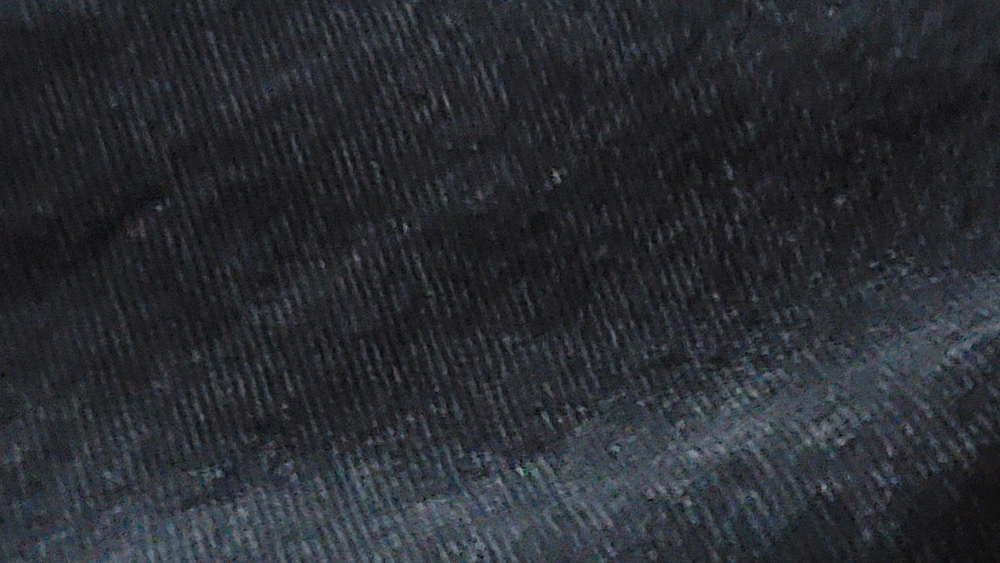
#> input picture photos/fabric/dark-knit-jersey.jpg, 4000 x 2252 px, found by its file name (shown at 1/4 size); its folder holds 5 pictures in this run
$ python tex_56.py
#> lines starting #> are read from the running program, lines starting #| are printed output that depends on the picture
"""Textures for queue item 56 (photos/fabric/, all stored sideways -> turned upright first).
  fb_knit / fb_fleece / fb_velour / fb_denim / fb_cotton.png  seamless tiles cut from the photos, lighting flattened
  fb_pocket.png        the cargo-pocket flap with its snap button, cut from the denim photo (decal)
  fb_plaid_red.png     black / grey / white / red flannel: a tileable sett rebuilt with the photo's colours,
  fb_plaid_navy.png    navy / tan flannel, the same way; both carry the photo's own twill fuzz on top
"""
import os, numpy as np, cv2
from PIL import Image
OUT = "assets/textures"
def load(n): return cv2.cvtColor(np.asarray(Image.open("photos/fabric/" + n).convert("RGB").transpose(Image.ROTATE_270)), cv2.COLOR_RGB2BGR)
#> called with n = 'dark-knit-jersey.jpg'
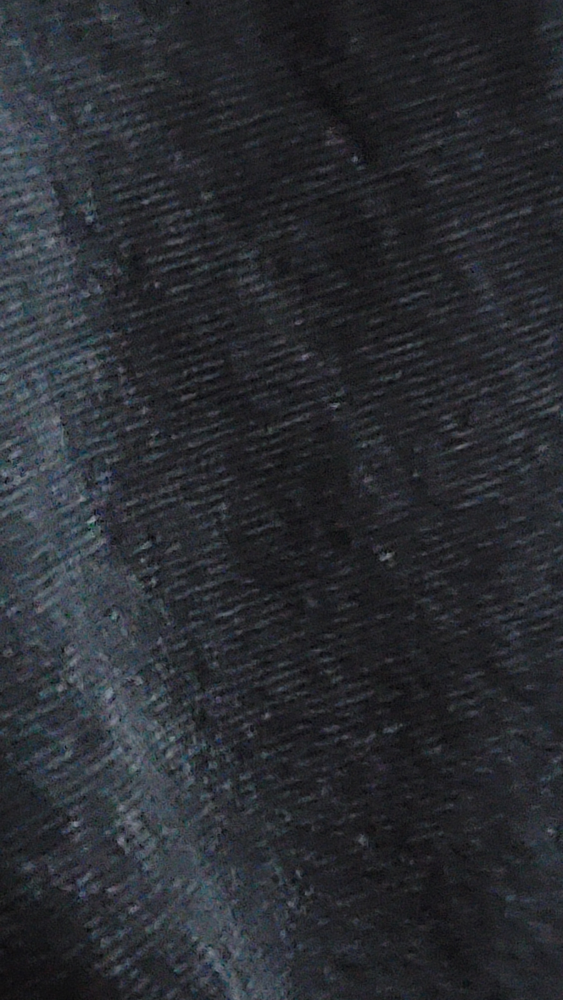
#> returned value: shape (4000, 2252, 3) (shown at 1/4 size); mean B, G, R 49.5, 44.3, 41.7
def crop(im, b): H, W = im.shape[:2]; return im[int(b[1] * H):int(b[3] * H), int(b[0] * W):int(b[2] * W)]
#> called with b = (0.05, 0.35, 0.95, 0.85)
#> after `H, W = im.shape[:2]`: H = 4000; W = 2252
def seamless(p, size, gain=1.0, lift=0):
#> called with size = (512, 512), gain = 1.3, lift = 14
    p = cv2.resize(p, size, interpolation=cv2.INTER_AREA).astype(np.float32); w, h = size
#> after `p = cv2.resize(p, size, interpolation=cv2.INTER_AREA).astype(np.float3`:
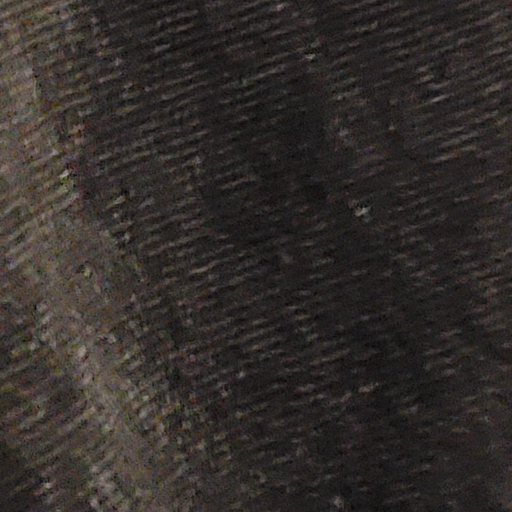
#> p: shape (512, 512, 3) float32; mean of channels 0, 1, 2 50.9, 45.6, 43; drawn as R, G, B
#> after `w, h = size`: w = 512; h = 512
    r = np.roll(np.roll(p, h // 2, 0), w // 2, 1)
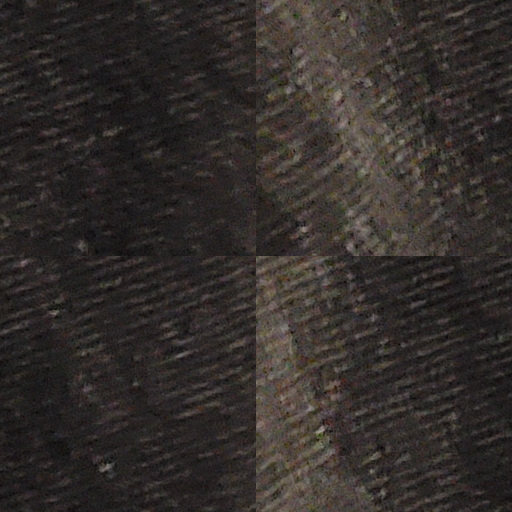
#> r: shape (512, 512, 3) float32; mean of channels 0, 1, 2 50.9, 45.6, 43; drawn as R, G, B
    wx = np.minimum(np.minimum(np.arange(w), w - 1 - np.arange(w)) / (w / 2), 1); wy = np.minimum(np.minimum(np.arange(h), h - 1 - np.arange(h)) / (h / 2), 1)
#> after `wx = np.minimum(np.minimum(np.arange(w), w - 1 - np.arange(w)) / (w / `: wx = 512 values, max 0.996 at index 255, min 0 at index 0, mean 0.498
#> after `wy = np.minimum(np.minimum(np.arange(h), h - 1 - np.arange(h)) / (h / `: wy has the same summary as wx
    m = np.minimum(wy[:, None], wx[None, :])[:, :, None] ** 0.6
    out = p * m + r * (1 - m)
    low = cv2.GaussianBlur(out, (0, 0), w / 24); out = (out - low) * gain + low.mean((0, 1)) + lift
    return out.clip(0, 255).astype(np.uint8)
#> returned value: shape (512, 512, 3)
def save(n, a): cv2.imwrite(os.path.join(OUT, n), a); print("wrote", n)
#> called with n = 'fb_knit.png'
#| wrote fb_knit.png
# plain fabrics: crops avoid the folds' deepest shadows; the photos are dim, so the mean is lifted a little
save("fb_knit.png", seamless(crop(load("dark-knit-jersey.jpg"), (0.05, 0.35, 0.95, 0.85)), (512, 512), 1.3, 14))
save("fb_fleece.png", seamless(crop(load("black-fleece.jpg"), (0.05, 0.3, 0.9, 0.9)), (512, 512), 1.2, 12))
#> call 2 of load, with n = 'black-fleece.jpg'
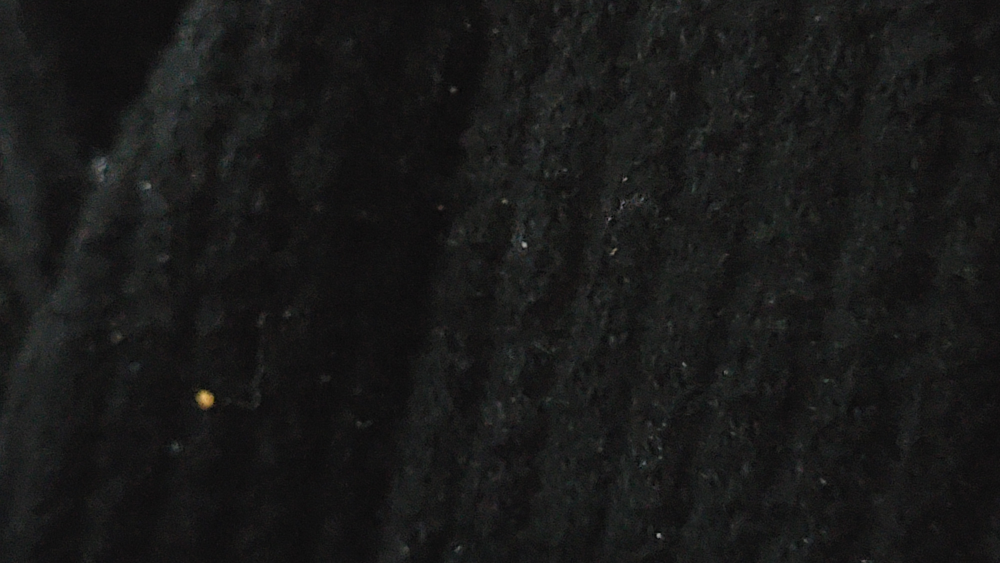
#> input picture photos/fabric/black-fleece.jpg, 4000 x 2252 px, found by its file name (shown at 1/4 size)
#| wrote fb_fleece.png
save("fb_velour.png", seamless(crop(load("black-velour.jpg"), (0.2, 0.2, 0.8, 0.8)), (512, 512), 1.2, 12))
#> call 3 of load, with n = 'black-velour.jpg'
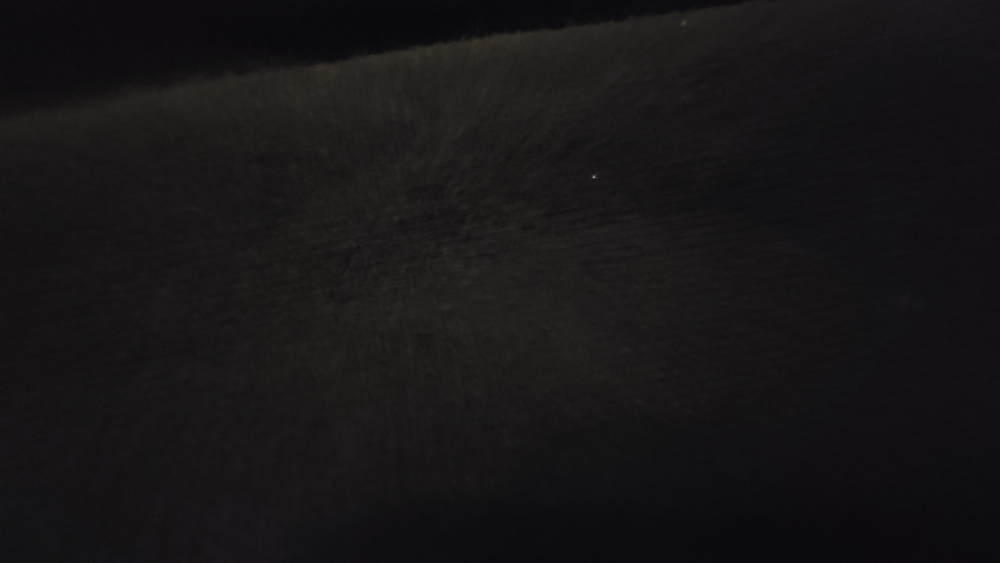
#> input picture photos/fabric/black-velour.jpg, 4000 x 2252 px, found by its file name (shown at 1/4 size)
#| wrote fb_velour.png
save("fb_denim.png", seamless(crop(load("dark-denim.jpg"), (0.1, 0.45, 0.95, 0.95)), (512, 512), 1.3, 16))
#> call 4 of load, with n = 'dark-denim.jpg'
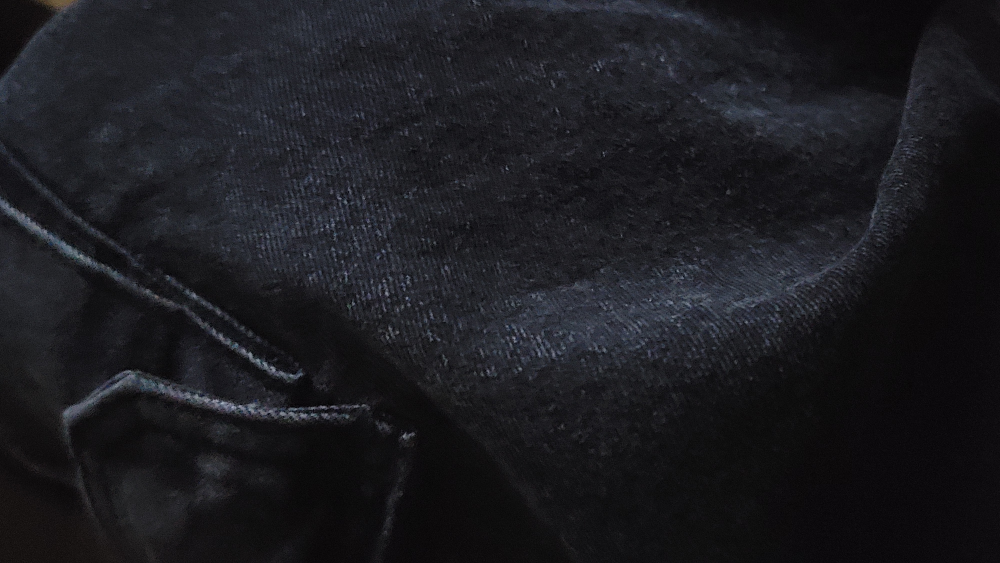
#> input picture photos/fabric/dark-denim.jpg, 4000 x 2252 px, found by its file name (shown at 1/4 size)
#> call 4 of seamless, with size = (512, 512), gain = 1.3, lift = 16
#> in seamless (call 4), `return out.clip(0, 255).astype(np.uint8)`:
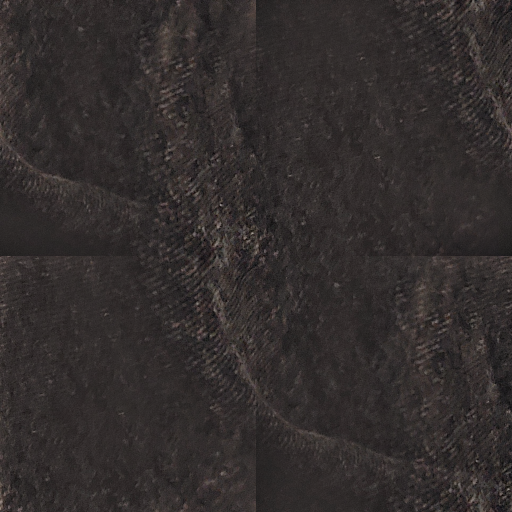
#> returned value: shape (512, 512, 3); mean of channels 0, 1, 2 50.9, 45.7, 45.2; drawn as R, G, B
#| wrote fb_denim.png
#> (the run stopped early here; a loop or call above may not have finished)
